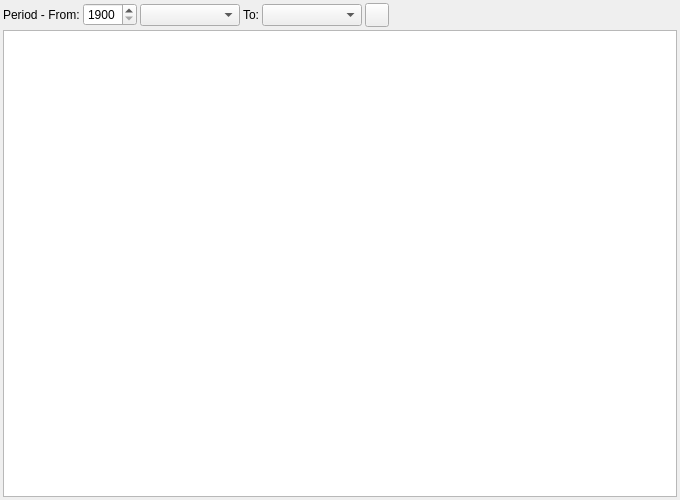
<?xml version="1.0" encoding="UTF-8"?>
<ui version="4.0">
 <class>ACC_TrialBalanceWidget</class>
 <widget class="QWidget" name="ACC_TrialBalanceWidget">
  <property name="geometry">
   <rect>
    <x>0</x>
    <y>0</y>
    <width>680</width>
    <height>500</height>
   </rect>
  </property>
  <property name="windowTitle">
   <string>Dialog</string>
  </property>
  <layout class="QGridLayout" name="gridLayout_2">
   <property name="leftMargin">
    <number>3</number>
   </property>
   <property name="topMargin">
    <number>3</number>
   </property>
   <property name="rightMargin">
    <number>3</number>
   </property>
   <property name="bottomMargin">
    <number>3</number>
   </property>
   <property name="spacing">
    <number>3</number>
   </property>
   <item row="0" column="0">
    <layout class="QHBoxLayout" name="horizontalLayout_2">
     <item>
      <widget class="QLabel" name="label">
       <property name="text">
        <string>Period - From:</string>
       </property>
      </widget>
     </item>
     <item>
      <widget class="QSpinBox" name="sbFromYear">
       <property name="minimumSize">
        <size>
         <width>50</width>
         <height>0</height>
        </size>
       </property>
       <property name="minimum">
        <number>1900</number>
       </property>
       <property name="maximum">
        <number>2999</number>
       </property>
      </widget>
     </item>
     <item>
      <widget class="QComboBox" name="cbFromMonth">
       <property name="minimumSize">
        <size>
         <width>100</width>
         <height>0</height>
        </size>
       </property>
      </widget>
     </item>
     <item>
      <widget class="QLabel" name="label_2">
       <property name="text">
        <string>To:</string>
       </property>
      </widget>
     </item>
     <item>
      <widget class="QComboBox" name="cbToMonth">
       <property name="minimumSize">
        <size>
         <width>100</width>
         <height>0</height>
        </size>
       </property>
      </widget>
     </item>
     <item>
      <widget class="QToolButton" name="pbRefresh">
       <property name="minimumSize">
        <size>
         <width>24</width>
         <height>24</height>
        </size>
       </property>
       <property name="maximumSize">
        <size>
         <width>24</width>
         <height>24</height>
        </size>
       </property>
       <property name="toolTip">
        <string>Refresh trial balance</string>
       </property>
       <property name="text">
        <string/>
       </property>
       <property name="icon">
        <iconset resource="../../../db/src/gui/db.qrc">
         <normaloff>:/images/icons/arrow_refresh.png</normaloff>:/images/icons/arrow_refresh.png</iconset>
       </property>
      </widget>
     </item>
     <item>
      <spacer name="horizontalSpacer_2">
       <property name="orientation">
        <enum>Qt::Horizontal</enum>
       </property>
       <property name="sizeHint" stdset="0">
        <size>
         <width>40</width>
         <height>20</height>
        </size>
       </property>
      </spacer>
     </item>
    </layout>
   </item>
   <item row="1" column="0">
    <widget class="RB_TextEdit" name="teTrialBalance"/>
   </item>
  </layout>
 </widget>
 <customwidgets>
  <customwidget>
   <class>RB_TextEdit</class>
   <extends>QTextEdit</extends>
   <header location="global">rb_textedit.h</header>
  </customwidget>
 </customwidgets>
 <resources>
  <include location="../../../db/src/gui/db.qrc"/>
 </resources>
 <connections/>
</ui>
